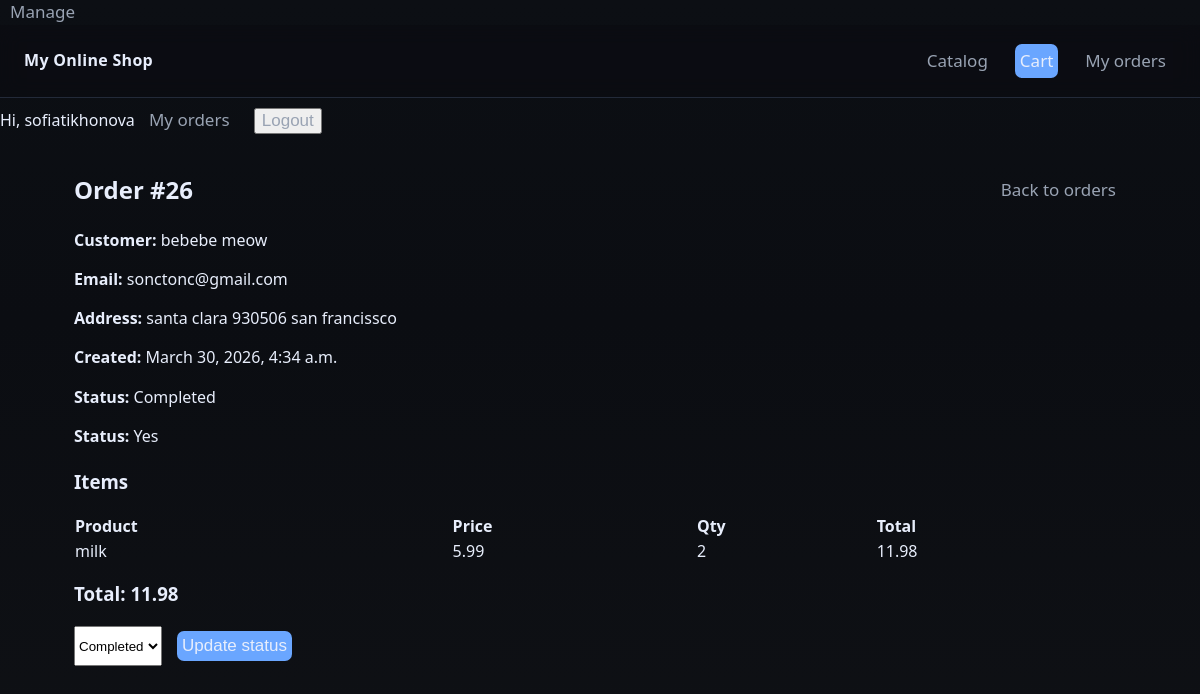
The app's page /manage/orders/26/ (signed in) with its own data.
### shop/models.py (models this page shows, shortened)
class Order(models.Model):
    STATUS_NEW='new'
    STATUS_PROCESSING='processing'
    STATUS_SHIPPED='shipped'
    STATUS_COMPLETED='completed'
    STATUS_CANCELLED='cancelled'
    STATUS_CHOICES=[
        (STATUS_NEW, 'New'),
        (STATUS_PROCESSING, 'Processing'),
        (STATUS_SHIPPED, 'Shipped'),
        (STATUS_COMPLETED, 'Completed'),
        (STATUS_CANCELLED, 'Cancelled'),
    ]
    first_name=models.CharField(max_length=50)
    last_name=models.CharField(max_length=50, blank=True)
    email=models.EmailField()
    address=models.CharField(max_length=50)
    city=models.CharField(max_length=100, blank=True)
    status=models.CharField(
        max_length=20,
        choices=STATUS_CHOICES,
        default=STATUS_NEW,
        db_index=True
    )
    created=models.DateTimeField(default=timezone.now, db_index=True)
    paid=models.BooleanField(default=False)
    payment_id=models.CharField(max_length=100, blank=True)
    user = models.ForeignKey(
        settings.AUTH_USER_MODEL,
        on_delete=models.SET_NULL,
        null=True,
        blank=True,
        related_name="orders"
    )
    class Meta:
        ordering=['-created']
    def get_total_cost(self):
        return sum(item.get_cost() for item in self.items.all())

class OrderItem(models.Model):
    order=models.ForeignKey(Order, related_name='items', on_delete=models.CASCADE)
    product=models.ForeignKey(Product, related_name='order_items', on_delete=models.PROTECT)
    price=models.DecimalField(max_digits=10, decimal_places=2)
    quantity=models.PositiveIntegerField(default=1)
    def get_cost(self):
        return self.price*self.quantity

class Product(models.Model):
    category=models.ForeignKey(Category, on_delete=models.PROTECT, related_name='products')
    name=models.CharField(max_length=180)
    slug=models.SlugField(max_length=200, unique=True)
    price=models.DecimalField(max_digits=10, decimal_places=2, default=Decimal('0.00'))
    is_weighted=models.BooleanField(default=False, help_text='Drobnoe kolichestvo (ex: kg)')
    stock=models.PositiveIntegerField(default=100)
    is_active=models.BooleanField(default=True)
    unit=models.CharField(max_length=20, default='pcs')
    image=models.ImageField(upload_to='products/%Y/%m/', blank=True, null=True)
    description=models.TextField(blank=True)
    class Meta:
        ordering=['name']
        indexes=[models.Index(fields=['slug']), models.Index(fields=['name'])]
        verbose_name='Product'
        verbose_name_plural='Products'

### shop/views.py (the view)
# urls.py: path('manage/orders/<int:order_id>/', views.manage_order_detail, name='manage_order_detail'),
@login_required
@permission_required('shop.view_order', raise_exception=True)
def manage_order_detail(request, order_id):
    from .models import Order
    order=get_object_or_404(Order, id=order_id)
    items=order.items.select_related('product')
    return render(request, 'shop/manage/order_detail.html',{
        'order':order,
        'items':items,
    })

### shop/templates/shop/manage/order_detail.html (shortened to what this page needs)
{%extends 'shop/base.html'%}
{%block content%}
<section class="panel">
    <div style="display:flex; justify-content:space-between; align-items:center;">
        <h2 style="margin:0;">Order #{{ order.id }}</h2>
        <a href="{%url 'shop:manage_orders'%}" class="btn">Back to orders</a>
    </div>
    <div style="margin-top:12px;">
        <p><strong>Customer:</strong> {{order.first_name}} {{order.last_name}}</p>
        <p><strong>Email:</strong> {{order.email}}</p>
        <p><strong>Address:</strong> {{order.address}} {{order.city}}</p>
        <p><strong>Created:</strong> {{order.created}}</p>
        <p>
            <strong>Status:</strong>
            <span class="badge">{{order.get_status_display}}</span>
        </p>
        <p>
            <strong>Status:</strong>
            {%if order.paid%} Yes {%else%} No {%endif%}
        </p>
    </div>
    <h3 style="margin-top:20px;">Items</h3>
    <table style="width:100%; border-collapse:collapse;">
        <tr>
            <th align="left">Product</th>
            <th align="left">Price</th>
            <th align="left">Qty</th>
            <th align="left">Total</th>
        </tr>
        {%for item in items%}
        <tr>
            <td>{{item.product.name}}</td>
            <td>{{item.price}}</td>
            <td>{{item.quantity}}</td>
            <td>{{item.get_cost}}</td>
        </tr>
        {%endfor%}
    </table>
    <h3 style="margin-top:16px;">Total: {{order.get_total_cost}}</h3>
    {%if perms.shop.change_order%}
    <form method="post" action="{%url 'shop:manage_order_status' order.id%}" style="margin-top:16px; display:flex; gap:10px;">
        <select name="status">
            {%for key,label in order.STATUS_CHOICES%}
            <option value="{{key}}" {% if order.status == key %}selected{%endif%}>
                {{label}}
            </option>
            {%endfor%}
        </select>
        <button class="btn btn--primary" type="submit">Update status</button>
    </form>
    {%endif%}
</section>
{%endblock%}

### shop/templates/shop/base.html (shortened to what this page needs)
{%load static%}
<!DOCTYPE html>
<html lang="en">
<head>
    <link rel="stylesheet" href="{%static 'css/style.css'%}">
</head>
<body>
    {% if request.user.is_authenticated and perms.shop.change_product %}
    <a class="btn" href="{% url 'shop:manage_products' %}">Manage</a>
    {% endif %}
    <header class="header">
        <div class="header__inner">
            <div class="logo"><a href="{%url 'shop:home'%}">My Online Shop</a></div>
            <nav class="nav">
                <a class="btn" href="{% url 'shop:home'%}">Catalog</a>
                <a class="btn btn--primary" href="{%url 'shop:cart_detail'%}">Cart</a>
                {%if request.user.is_authenticated%}
                <a href="{%url 'shop:my_orders'%}" class="btn">My orders</a>
                {%endif%}
            </nav>
        </div>
    </header>
    {%if request.user.is_authenticated%}
    <span class="muted">Hi, {{request.user.username}}</span>
    <a href="{%url 'shop:my_orders'%}" class="btn">My orders</a>
    <form action="{%url 'shop:logout'%}"method="post" style="display:inline">
        <button class="btn" type="submit">Logout</button>
    </form>
    {%else%}
    <a href="{%url 'shop:login'%}" class="btn">Login</a>
    <a href="{%url 'shop:signup'%}" class="btn btn--primary">Sign up</a>
    {%endif%}
    <div class="container">
        {%block content%}
        {%endblock%}
    </div>
</body>
</html>

### static/css/style.css (style rules this page uses)
:root { --bg:#0f1115; --panel:#151922; --muted:#99a3b3; --text:#e8eefc; --brand:#6aa6ff; --brand-2:#7ee787; --danger:#ff6b6b; --border:#232a39; --radius:14px; --shadow: 0 6px 24px rgba(0,0,0,.25); }
* { box-sizing: border-box; }
html, body { height: 100%; }
body { margin: 0; font: 16px/1.45 system-ui, -apple-system, Segoe UI, Roboto, Ubuntu; color: var(--text); background: linear-gradient(180deg, #0c0f14, #0b0d12 40%, #0f1115 100%); }
.container { max-width: 1100px; margin: 0 auto; padding: 24px; }
.header { position: sticky; top: 0; z-index: 5; background: rgba(11,13,18,.75); backdrop-filter: blur(10px); border-bottom: 1px solid var(--border); }
.header__inner { display: flex; align-items: center; gap: 16px; padding: 14px 24px; }
.logo { font-weight: 700; letter-spacing: .3px; }
.logo a { color: var(--text); text-decoration: none; }
.nav { margin-left: auto; display: flex; gap: 12px; }
.btn { font-size: 20px; color: var(--text); text-decoration: none; }

### shop/templates/shop/base.html (style rules this page uses)
.btn { font-size: 17px; color: var(--muted); text-decoration: none; margin: 10px; }
.btn--primary { margin: 5px; padding: 5px; border: none; border-radius: 7px; background: var(--brand); color: var(--text); }

### records on screen
Order: id "26", first_name "bebebe", last_name "meow", email "sonctonc@gmail.com", address "santa clara 930506", city "san francissco", created "March 30, 2026, 4:34 a.m.", status "Completed", get_total_cost "11.98"
OrderItem: product.name "milk", price "5.99", quantity "2", get_cost "11.98"

### other values on screen
{{ request.user.username }} "sofiatikhonova"
